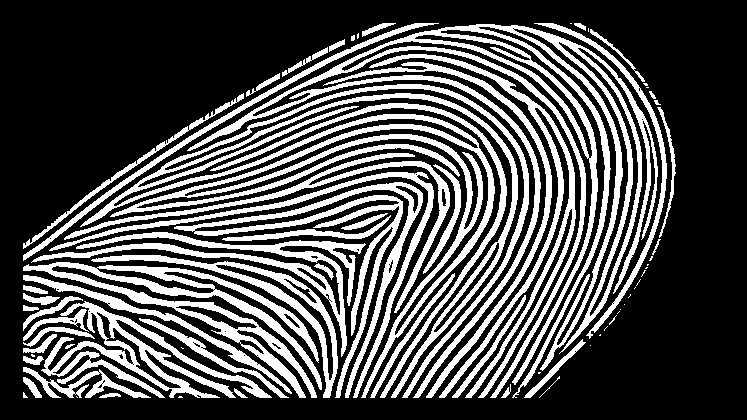
#> input picture openCV - xử lí ảnh/baitap/vantay.jpg, 747 x 420 px
$ python nangcaochatluongvantay.py
#> lines starting #> are read from the running program, lines starting #| are printed output that depends on the picture; after the words box and inside, x2 and y2 are one past the last pixel; in counts of white or black regions, pixels touching at a corner belong together
import cv2
import numpy as np


img = cv2.imread('vantay.jpg')
#> img is the input picture: shape (420, 747, 3); 31.2% white; 75 white regions (25 under 20 px), largest, box (x1, y1, x2, y2) and area: (187, 24, 658, 398) 19951, (80, 84, 529, 398) 17601, (23, 262, 322, 398) 7358
cv2.imshow('original' , img)

matrix_b = np.ones((3,3) , np.uint8)


img2 = cv2.erode(img , (matrix_b) , iterations = 1)
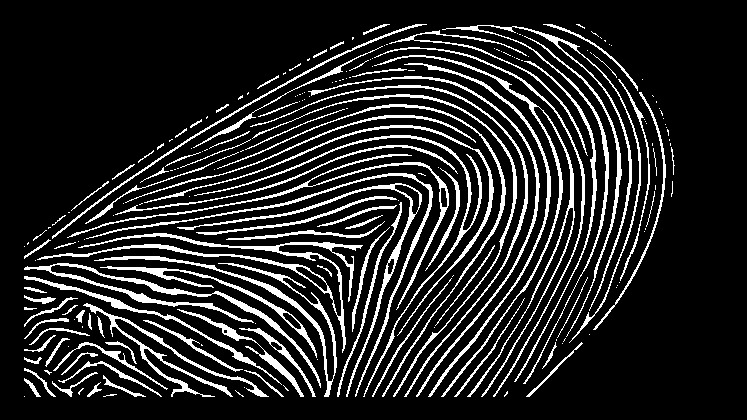
#> img2: shape (420, 747, 3); 14.8% white in thin lines or dots, all inside (x1, y1, x2, y2) = (24, 24, 675, 397)
img3 = cv2.dilate(img2 , (matrix_b),iterations = 1)
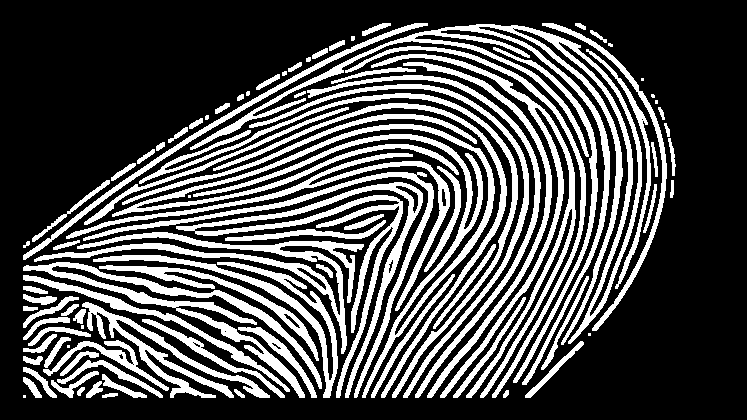
#> img3: shape (420, 747, 3); 30.6% white; 97 white regions (12 under 20 px), largest, box (x1, y1, x2, y2) and area: (190, 24, 642, 385) 10560, (112, 124, 495, 398) 7671, (176, 182, 423, 398) 5895
img4 = cv2.dilate(img3 , (matrix_b),iterations = 1)
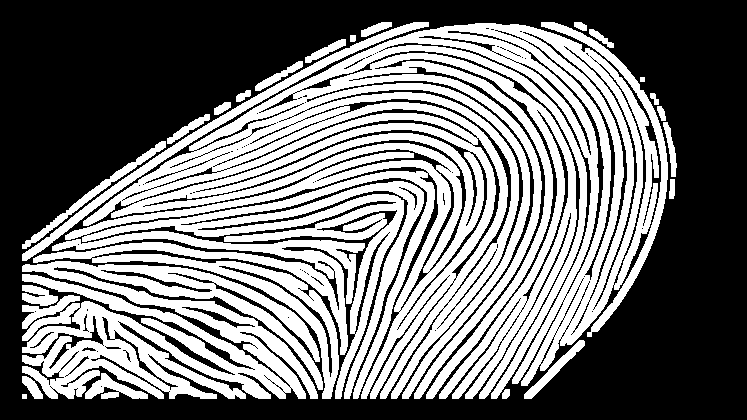
#> img4: shape (420, 747, 3); 46.5% white; 26 white regions, largest, box (x1, y1, x2, y2) and area: (65, 23, 659, 399) 96694, (22, 261, 323, 399) 25406, (33, 231, 365, 399) 11507
img5 = cv2.erode(img4 , (matrix_b) , iterations = 1)
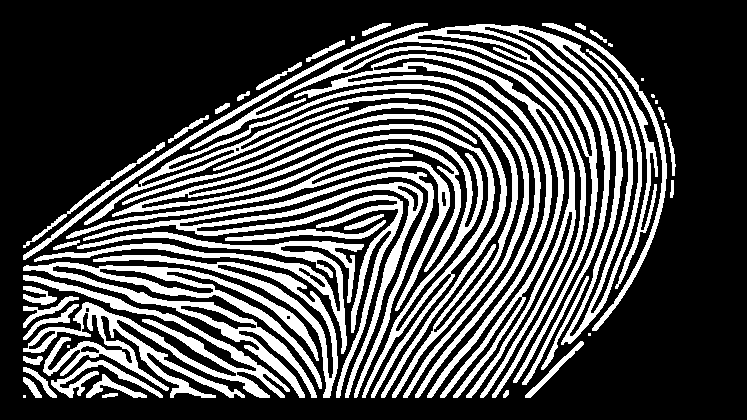
#> img5: shape (420, 747, 3); 30.9% white; 50 white regions (8 under 20 px), largest, box (x1, y1, x2, y2) and area: (190, 24, 642, 398) 15129, (294, 54, 576, 398) 11517, (112, 124, 495, 398) 9059


if cv2.waitKey()==ord('q'):
#> (key q is pressed here)
	cv2.imshow('nang cao',img5)

cv2.waitKey()
cv2.destroyAllWindows()
